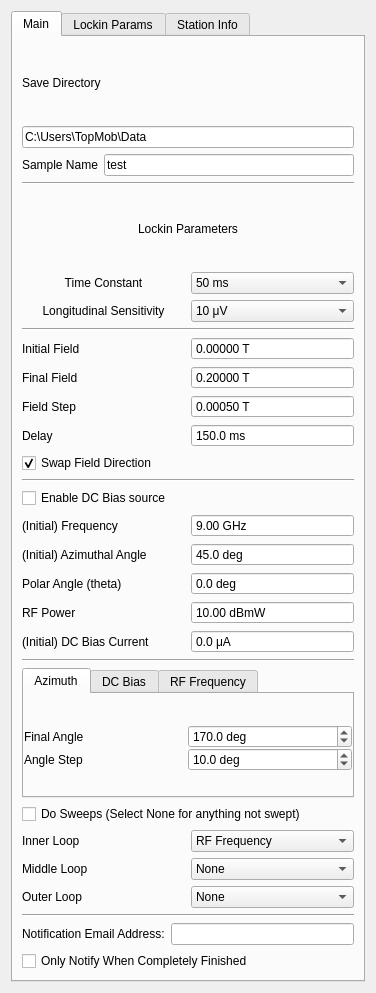
<?xml version="1.0" encoding="UTF-8"?>
<ui version="4.0">
 <class>Form</class>
 <widget class="QWidget" name="Form">
  <property name="geometry">
   <rect>
    <x>0</x>
    <y>0</y>
    <width>376</width>
    <height>993</height>
   </rect>
  </property>
  <property name="windowTitle">
   <string>Form</string>
  </property>
  <layout class="QVBoxLayout" name="verticalLayout">
   <item>
    <widget class="QTabWidget" name="tabWidget">
     <property name="currentIndex">
      <number>0</number>
     </property>
     <widget class="QWidget" name="tab">
      <attribute name="title">
       <string>Main</string>
      </attribute>
      <layout class="QVBoxLayout" name="verticalLayout_10">
       <item>
        <layout class="QGridLayout" name="save_params">
         <item row="2" column="0">
          <widget class="QLabel" name="label_12">
           <property name="enabled">
            <bool>true</bool>
           </property>
           <property name="text">
            <string>Sample Name</string>
           </property>
          </widget>
         </item>
         <item row="2" column="1">
          <widget class="QLineEdit" name="sample_name">
           <property name="text">
            <string>test</string>
           </property>
           <property name="placeholderText">
            <string>test</string>
           </property>
          </widget>
         </item>
         <item row="1" column="0" colspan="2">
          <widget class="QLineEdit" name="save_dir">
           <property name="text">
            <string>C:\Users\TopMob\Data</string>
           </property>
          </widget>
         </item>
         <item row="0" column="0" colspan="2">
          <widget class="QLabel" name="label_8">
           <property name="text">
            <string>Save Directory</string>
           </property>
          </widget>
         </item>
        </layout>
       </item>
       <item>
        <widget class="Line" name="line_3">
         <property name="orientation">
          <enum>Qt::Horizontal</enum>
         </property>
        </widget>
       </item>
       <item>
        <layout class="QGridLayout" name="lockin_params">
         <item row="3" column="0">
          <widget class="QLabel" name="label_2">
           <property name="text">
            <string>Longitudinal Sensitivity</string>
           </property>
           <property name="alignment">
            <set>Qt::AlignCenter</set>
           </property>
          </widget>
         </item>
         <item row="0" column="0" colspan="2">
          <widget class="QLabel" name="label_7">
           <property name="text">
            <string>Lockin Parameters</string>
           </property>
           <property name="alignment">
            <set>Qt::AlignCenter</set>
           </property>
          </widget>
         </item>
         <item row="3" column="1">
          <widget class="QComboBox" name="sensitivity">
           <property name="editable">
            <bool>false</bool>
           </property>
           <property name="currentIndex">
            <number>12</number>
           </property>
           <item>
            <property name="text">
             <string>0 V</string>
            </property>
           </item>
           <item>
            <property name="text">
             <string>2 nV</string>
            </property>
           </item>
           <item>
            <property name="text">
             <string>5 nV</string>
            </property>
           </item>
           <item>
            <property name="text">
             <string>10 nV</string>
            </property>
           </item>
           <item>
            <property name="text">
             <string>20 nV</string>
            </property>
           </item>
           <item>
            <property name="text">
             <string>50 nV</string>
            </property>
           </item>
           <item>
            <property name="text">
             <string>100 nV</string>
            </property>
           </item>
           <item>
            <property name="text">
             <string>200 nV</string>
            </property>
           </item>
           <item>
            <property name="text">
             <string>500 nV</string>
            </property>
           </item>
           <item>
            <property name="text">
             <string>1 μV</string>
            </property>
           </item>
           <item>
            <property name="text">
             <string>2 μV</string>
            </property>
           </item>
           <item>
            <property name="text">
             <string>5 μV</string>
            </property>
           </item>
           <item>
            <property name="text">
             <string>10 μV</string>
            </property>
           </item>
           <item>
            <property name="text">
             <string>20 μV</string>
            </property>
           </item>
           <item>
            <property name="text">
             <string>50 μV</string>
            </property>
           </item>
           <item>
            <property name="text">
             <string>100 μV</string>
            </property>
           </item>
           <item>
            <property name="text">
             <string>200 μV</string>
            </property>
           </item>
           <item>
            <property name="text">
             <string>500 μV</string>
            </property>
           </item>
           <item>
            <property name="text">
             <string>1 mV</string>
            </property>
           </item>
           <item>
            <property name="text">
             <string>2 mV</string>
            </property>
           </item>
           <item>
            <property name="text">
             <string>5 mV</string>
            </property>
           </item>
           <item>
            <property name="text">
             <string>10 mV</string>
            </property>
           </item>
           <item>
            <property name="text">
             <string>20 mV</string>
            </property>
           </item>
           <item>
            <property name="text">
             <string>50 mV</string>
            </property>
           </item>
           <item>
            <property name="text">
             <string>100 mV</string>
            </property>
           </item>
           <item>
            <property name="text">
             <string>200 mV</string>
            </property>
           </item>
           <item>
            <property name="text">
             <string>500 mV</string>
            </property>
           </item>
           <item>
            <property name="text">
             <string>1 V</string>
            </property>
           </item>
          </widget>
         </item>
         <item row="2" column="1">
          <widget class="QComboBox" name="time_constant">
           <property name="currentText" stdset="0">
            <string>50 ms</string>
           </property>
           <property name="currentIndex">
            <number>10</number>
           </property>
           <item>
            <property name="text">
             <string>10 μs</string>
            </property>
           </item>
           <item>
            <property name="text">
             <string>20 μs</string>
            </property>
           </item>
           <item>
            <property name="text">
             <string>40 μs</string>
            </property>
           </item>
           <item>
            <property name="text">
             <string>80 μs</string>
            </property>
           </item>
           <item>
            <property name="text">
             <string>160 μs</string>
            </property>
           </item>
           <item>
            <property name="text">
             <string>320 μs</string>
            </property>
           </item>
           <item>
            <property name="text">
             <string>640 μs</string>
            </property>
           </item>
           <item>
            <property name="text">
             <string>5 ms</string>
            </property>
           </item>
           <item>
            <property name="text">
             <string>10 ms</string>
            </property>
           </item>
           <item>
            <property name="text">
             <string>20 ms</string>
            </property>
           </item>
           <item>
            <property name="text">
             <string>50 ms</string>
            </property>
           </item>
           <item>
            <property name="text">
             <string>100 ms</string>
            </property>
           </item>
           <item>
            <property name="text">
             <string>200 ms</string>
            </property>
           </item>
           <item>
            <property name="text">
             <string>500 ms</string>
            </property>
           </item>
           <item>
            <property name="text">
             <string>1 s</string>
            </property>
           </item>
           <item>
            <property name="text">
             <string>2 s</string>
            </property>
           </item>
           <item>
            <property name="text">
             <string>5 s</string>
            </property>
           </item>
           <item>
            <property name="text">
             <string>10 s</string>
            </property>
           </item>
           <item>
            <property name="text">
             <string>20 s</string>
            </property>
           </item>
           <item>
            <property name="text">
             <string>50 s</string>
            </property>
           </item>
           <item>
            <property name="text">
             <string>100 s</string>
            </property>
           </item>
           <item>
            <property name="text">
             <string>200 s</string>
            </property>
           </item>
           <item>
            <property name="text">
             <string>500 s</string>
            </property>
           </item>
           <item>
            <property name="text">
             <string>1 ks</string>
            </property>
           </item>
           <item>
            <property name="text">
             <string>2 ks</string>
            </property>
           </item>
           <item>
            <property name="text">
             <string>5 ks</string>
            </property>
           </item>
           <item>
            <property name="text">
             <string>10 ks</string>
            </property>
           </item>
           <item>
            <property name="text">
             <string>20 ks</string>
            </property>
           </item>
           <item>
            <property name="text">
             <string>50 ks</string>
            </property>
           </item>
          </widget>
         </item>
         <item row="2" column="0">
          <widget class="QLabel" name="label_3">
           <property name="text">
            <string>Time Constant</string>
           </property>
           <property name="alignment">
            <set>Qt::AlignCenter</set>
           </property>
          </widget>
         </item>
        </layout>
       </item>
       <item>
        <widget class="Line" name="line_2">
         <property name="orientation">
          <enum>Qt::Horizontal</enum>
         </property>
        </widget>
       </item>
       <item>
        <layout class="QGridLayout" name="field_params">
         <item row="2" column="1">
          <widget class="QDoubleSpinBox" name="field_end">
           <property name="buttonSymbols">
            <enum>QAbstractSpinBox::NoButtons</enum>
           </property>
           <property name="suffix">
            <string> T</string>
           </property>
           <property name="decimals">
            <number>5</number>
           </property>
           <property name="minimum">
            <double>0.000000000000000</double>
           </property>
           <property name="maximum">
            <double>0.270000000000000</double>
           </property>
           <property name="singleStep">
            <double>0.000010000000000</double>
           </property>
           <property name="value">
            <double>0.200000000000000</double>
           </property>
          </widget>
         </item>
         <item row="2" column="0">
          <widget class="QLabel" name="label_5">
           <property name="text">
            <string>Final Field</string>
           </property>
          </widget>
         </item>
         <item row="1" column="1">
          <widget class="QDoubleSpinBox" name="field_start">
           <property name="buttonSymbols">
            <enum>QAbstractSpinBox::NoButtons</enum>
           </property>
           <property name="suffix">
            <string> T</string>
           </property>
           <property name="decimals">
            <number>5</number>
           </property>
           <property name="minimum">
            <double>0.000000000000000</double>
           </property>
           <property name="maximum">
            <double>0.270000000000000</double>
           </property>
           <property name="singleStep">
            <double>0.000010000000000</double>
           </property>
          </widget>
         </item>
         <item row="1" column="0">
          <widget class="QLabel" name="label_4">
           <property name="text">
            <string>Initial Field</string>
           </property>
          </widget>
         </item>
         <item row="3" column="1">
          <widget class="QDoubleSpinBox" name="field_step">
           <property name="buttonSymbols">
            <enum>QAbstractSpinBox::NoButtons</enum>
           </property>
           <property name="suffix">
            <string> T</string>
           </property>
           <property name="decimals">
            <number>5</number>
           </property>
           <property name="minimum">
            <double>0.000000000000000</double>
           </property>
           <property name="maximum">
            <double>0.300000000000000</double>
           </property>
           <property name="singleStep">
            <double>0.000010000000000</double>
           </property>
           <property name="value">
            <double>0.000500000000000</double>
           </property>
          </widget>
         </item>
         <item row="3" column="0">
          <widget class="QLabel" name="label_6">
           <property name="text">
            <string>Field Step</string>
           </property>
          </widget>
         </item>
         <item row="4" column="0">
          <widget class="QLabel" name="label_15">
           <property name="text">
            <string>Delay</string>
           </property>
          </widget>
         </item>
         <item row="4" column="1">
          <widget class="QDoubleSpinBox" name="delay">
           <property name="buttonSymbols">
            <enum>QAbstractSpinBox::NoButtons</enum>
           </property>
           <property name="suffix">
            <string> ms</string>
           </property>
           <property name="decimals">
            <number>1</number>
           </property>
           <property name="maximum">
            <double>5000.000000000000000</double>
           </property>
           <property name="value">
            <double>150.000000000000000</double>
           </property>
          </widget>
         </item>
        </layout>
       </item>
       <item>
        <widget class="QCheckBox" name="swap_field">
         <property name="text">
          <string>Swap Field Direction</string>
         </property>
         <property name="checked">
          <bool>true</bool>
         </property>
        </widget>
       </item>
       <item>
        <widget class="Line" name="line">
         <property name="orientation">
          <enum>Qt::Horizontal</enum>
         </property>
        </widget>
       </item>
       <item>
        <layout class="QGridLayout" name="initial_params">
         <item row="6" column="2">
          <widget class="QDoubleSpinBox" name="bias_start">
           <property name="buttonSymbols">
            <enum>QAbstractSpinBox::NoButtons</enum>
           </property>
           <property name="suffix">
            <string> μA</string>
           </property>
           <property name="decimals">
            <number>1</number>
           </property>
           <property name="minimum">
            <double>-101000.000000000000000</double>
           </property>
           <property name="maximum">
            <double>101000.000000000000000</double>
           </property>
           <property name="singleStep">
            <double>0.100000000000000</double>
           </property>
           <property name="value">
            <double>0.000000000000000</double>
           </property>
          </widget>
         </item>
         <item row="2" column="2">
          <widget class="QDoubleSpinBox" name="freq_start">
           <property name="buttonSymbols">
            <enum>QAbstractSpinBox::NoButtons</enum>
           </property>
           <property name="suffix">
            <string> GHz</string>
           </property>
           <property name="maximum">
            <double>20.000000000000000</double>
           </property>
           <property name="value">
            <double>9.000000000000000</double>
           </property>
          </widget>
         </item>
         <item row="3" column="2">
          <widget class="QDoubleSpinBox" name="azimuth_start">
           <property name="buttonSymbols">
            <enum>QAbstractSpinBox::NoButtons</enum>
           </property>
           <property name="suffix">
            <string> deg</string>
           </property>
           <property name="decimals">
            <number>1</number>
           </property>
           <property name="minimum">
            <double>-360.000000000000000</double>
           </property>
           <property name="maximum">
            <double>360.000000000000000</double>
           </property>
           <property name="singleStep">
            <double>0.500000000000000</double>
           </property>
           <property name="value">
            <double>45.000000000000000</double>
           </property>
          </widget>
         </item>
         <item row="2" column="1">
          <widget class="QLabel" name="label_29">
           <property name="text">
            <string>(Initial) Frequency</string>
           </property>
          </widget>
         </item>
         <item row="4" column="2">
          <widget class="QDoubleSpinBox" name="polar_angle">
           <property name="buttonSymbols">
            <enum>QAbstractSpinBox::NoButtons</enum>
           </property>
           <property name="suffix">
            <string> deg</string>
           </property>
           <property name="decimals">
            <number>1</number>
           </property>
           <property name="minimum">
            <double>-90.000000000000000</double>
           </property>
           <property name="maximum">
            <double>90.000000000000000</double>
           </property>
           <property name="singleStep">
            <double>0.010000000000000</double>
           </property>
          </widget>
         </item>
         <item row="5" column="1">
          <widget class="QLabel" name="label_13">
           <property name="text">
            <string>RF Power</string>
           </property>
          </widget>
         </item>
         <item row="4" column="1">
          <widget class="QLabel" name="label_17">
           <property name="text">
            <string>Polar Angle (theta)</string>
           </property>
          </widget>
         </item>
         <item row="3" column="1">
          <widget class="QLabel" name="label_14">
           <property name="text">
            <string>(Initial) Azimuthal Angle</string>
           </property>
          </widget>
         </item>
         <item row="5" column="2">
          <widget class="QDoubleSpinBox" name="rf_power">
           <property name="buttonSymbols">
            <enum>QAbstractSpinBox::NoButtons</enum>
           </property>
           <property name="suffix">
            <string> dBmW</string>
           </property>
           <property name="maximum">
            <double>50.000000000000000</double>
           </property>
           <property name="value">
            <double>10.000000000000000</double>
           </property>
          </widget>
         </item>
         <item row="6" column="1">
          <widget class="QLabel" name="label_20">
           <property name="text">
            <string>(Initial) DC Bias Current</string>
           </property>
          </widget>
         </item>
         <item row="1" column="1">
          <widget class="QCheckBox" name="use_bias">
           <property name="text">
            <string>Enable DC Bias source</string>
           </property>
          </widget>
         </item>
        </layout>
       </item>
       <item>
        <widget class="Line" name="line_4">
         <property name="orientation">
          <enum>Qt::Horizontal</enum>
         </property>
        </widget>
       </item>
       <item>
        <widget class="QTabWidget" name="sweep_type_tab">
         <property name="enabled">
          <bool>true</bool>
         </property>
         <property name="sizePolicy">
          <sizepolicy hsizetype="Expanding" vsizetype="Preferred">
           <horstretch>0</horstretch>
           <verstretch>0</verstretch>
          </sizepolicy>
         </property>
         <property name="maximumSize">
          <size>
           <width>500</width>
           <height>16777215</height>
          </size>
         </property>
         <property name="tabPosition">
          <enum>QTabWidget::North</enum>
         </property>
         <property name="currentIndex">
          <number>0</number>
         </property>
         <widget class="QWidget" name="angle_tab">
          <attribute name="title">
           <string>Azimuth</string>
          </attribute>
          <layout class="QVBoxLayout" name="verticalLayout_5">
           <property name="spacing">
            <number>0</number>
           </property>
           <property name="leftMargin">
            <number>0</number>
           </property>
           <property name="topMargin">
            <number>6</number>
           </property>
           <property name="rightMargin">
            <number>0</number>
           </property>
           <property name="bottomMargin">
            <number>0</number>
           </property>
           <item>
            <layout class="QGridLayout" name="angle_params">
             <item row="0" column="0">
              <widget class="QLabel" name="label_19">
               <property name="text">
                <string>Final Angle</string>
               </property>
              </widget>
             </item>
             <item row="0" column="1">
              <widget class="QDoubleSpinBox" name="azimuth_end">
               <property name="suffix">
                <string> deg</string>
               </property>
               <property name="decimals">
                <number>1</number>
               </property>
               <property name="maximum">
                <double>360.000000000000000</double>
               </property>
               <property name="singleStep">
                <double>0.500000000000000</double>
               </property>
               <property name="value">
                <double>170.000000000000000</double>
               </property>
              </widget>
             </item>
             <item row="1" column="1">
              <widget class="QDoubleSpinBox" name="azimuth_step">
               <property name="suffix">
                <string> deg</string>
               </property>
               <property name="decimals">
                <number>1</number>
               </property>
               <property name="maximum">
                <double>360.000000000000000</double>
               </property>
               <property name="singleStep">
                <double>0.500000000000000</double>
               </property>
               <property name="value">
                <double>10.000000000000000</double>
               </property>
              </widget>
             </item>
             <item row="1" column="0">
              <widget class="QLabel" name="label_9">
               <property name="text">
                <string>Angle Step</string>
               </property>
              </widget>
             </item>
            </layout>
           </item>
          </layout>
         </widget>
         <widget class="QWidget" name="bias_tab">
          <attribute name="title">
           <string>DC Bias</string>
          </attribute>
          <layout class="QVBoxLayout" name="verticalLayout_2">
           <property name="spacing">
            <number>0</number>
           </property>
           <property name="leftMargin">
            <number>0</number>
           </property>
           <property name="topMargin">
            <number>6</number>
           </property>
           <property name="rightMargin">
            <number>0</number>
           </property>
           <property name="bottomMargin">
            <number>0</number>
           </property>
           <item>
            <layout class="QGridLayout" name="gridLayout">
             <item row="0" column="0">
              <widget class="QLabel" name="label_16">
               <property name="text">
                <string>Final Bias Current</string>
               </property>
              </widget>
             </item>
             <item row="0" column="1">
              <widget class="QDoubleSpinBox" name="bias_end">
               <property name="suffix">
                <string> μA</string>
               </property>
               <property name="decimals">
                <number>1</number>
               </property>
               <property name="minimum">
                <double>-101001.000000000000000</double>
               </property>
               <property name="maximum">
                <double>101000.000000000000000</double>
               </property>
               <property name="singleStep">
                <double>0.100000000000000</double>
               </property>
               <property name="value">
                <double>1000.000000000000000</double>
               </property>
              </widget>
             </item>
             <item row="1" column="0">
              <widget class="QLabel" name="label_18">
               <property name="text">
                <string>Bias Current Step</string>
               </property>
              </widget>
             </item>
             <item row="1" column="1">
              <widget class="QDoubleSpinBox" name="bias_step">
               <property name="suffix">
                <string> μA</string>
               </property>
               <property name="decimals">
                <number>1</number>
               </property>
               <property name="minimum">
                <double>0.000000000000000</double>
               </property>
               <property name="maximum">
                <double>101000.000000000000000</double>
               </property>
               <property name="singleStep">
                <double>0.100000000000000</double>
               </property>
               <property name="value">
                <double>500.000000000000000</double>
               </property>
              </widget>
             </item>
            </layout>
           </item>
          </layout>
         </widget>
         <widget class="QWidget" name="freq_tab">
          <attribute name="title">
           <string>RF Frequency</string>
          </attribute>
          <layout class="QVBoxLayout" name="verticalLayout_8">
           <property name="spacing">
            <number>0</number>
           </property>
           <property name="leftMargin">
            <number>0</number>
           </property>
           <property name="topMargin">
            <number>6</number>
           </property>
           <property name="rightMargin">
            <number>0</number>
           </property>
           <property name="bottomMargin">
            <number>0</number>
           </property>
           <item>
            <layout class="QGridLayout" name="freq_params">
             <item row="0" column="0">
              <widget class="QLabel" name="label_10">
               <property name="text">
                <string>Final Frequency</string>
               </property>
              </widget>
             </item>
             <item row="0" column="1">
              <widget class="QDoubleSpinBox" name="freq_end">
               <property name="suffix">
                <string> GHz</string>
               </property>
               <property name="maximum">
                <double>20.000000000000000</double>
               </property>
               <property name="singleStep">
                <double>0.500000000000000</double>
               </property>
               <property name="value">
                <double>10.000000000000000</double>
               </property>
              </widget>
             </item>
             <item row="1" column="0">
              <widget class="QLabel" name="label_11">
               <property name="text">
                <string>Frequency Step</string>
               </property>
              </widget>
             </item>
             <item row="1" column="1">
              <widget class="QDoubleSpinBox" name="freq_step">
               <property name="suffix">
                <string> GHz</string>
               </property>
               <property name="maximum">
                <double>20.000000000000000</double>
               </property>
               <property name="singleStep">
                <double>0.500000000000000</double>
               </property>
               <property name="value">
                <double>1.000000000000000</double>
               </property>
              </widget>
             </item>
            </layout>
           </item>
          </layout>
         </widget>
        </widget>
       </item>
       <item>
        <widget class="QCheckBox" name="do_sweeps">
         <property name="text">
          <string>Do Sweeps (Select None for anything not swept)</string>
         </property>
        </widget>
       </item>
       <item>
        <layout class="QGridLayout" name="gridLayout_2">
         <item row="1" column="0">
          <widget class="QLabel" name="label_22">
           <property name="text">
            <string>Middle Loop</string>
           </property>
          </widget>
         </item>
         <item row="2" column="0">
          <widget class="QLabel" name="label_23">
           <property name="text">
            <string>Outer Loop</string>
           </property>
          </widget>
         </item>
         <item row="0" column="0">
          <widget class="QLabel" name="label_21">
           <property name="text">
            <string>Inner Loop</string>
           </property>
          </widget>
         </item>
         <item row="0" column="1">
          <widget class="QComboBox" name="sweep_param_1">
           <property name="currentIndex">
            <number>2</number>
           </property>
           <item>
            <property name="text">
             <string>Field Azimuth</string>
            </property>
           </item>
           <item>
            <property name="text">
             <string>DC Bias</string>
            </property>
           </item>
           <item>
            <property name="text">
             <string>RF Frequency</string>
            </property>
           </item>
           <item>
            <property name="text">
             <string>None</string>
            </property>
           </item>
          </widget>
         </item>
         <item row="1" column="1">
          <widget class="QComboBox" name="sweep_param_2">
           <property name="currentIndex">
            <number>3</number>
           </property>
           <item>
            <property name="text">
             <string>Field Azimuth</string>
            </property>
           </item>
           <item>
            <property name="text">
             <string>DC Bias</string>
            </property>
           </item>
           <item>
            <property name="text">
             <string>RF Frequency</string>
            </property>
           </item>
           <item>
            <property name="text">
             <string>None</string>
            </property>
           </item>
          </widget>
         </item>
         <item row="2" column="1">
          <widget class="QComboBox" name="sweep_param_3">
           <property name="currentIndex">
            <number>3</number>
           </property>
           <item>
            <property name="text">
             <string>Field Azimuth</string>
            </property>
           </item>
           <item>
            <property name="text">
             <string>DC Bias</string>
            </property>
           </item>
           <item>
            <property name="text">
             <string>RF Frequency</string>
            </property>
           </item>
           <item>
            <property name="text">
             <string>None</string>
            </property>
           </item>
          </widget>
         </item>
        </layout>
       </item>
       <item>
        <widget class="Line" name="line_5">
         <property name="orientation">
          <enum>Qt::Horizontal</enum>
         </property>
        </widget>
       </item>
       <item>
        <layout class="QHBoxLayout" name="horizontalLayout">
         <item>
          <widget class="QLabel" name="label_24">
           <property name="text">
            <string>Notification Email Address:</string>
           </property>
          </widget>
         </item>
         <item>
          <widget class="QLineEdit" name="notify_email"/>
         </item>
        </layout>
       </item>
       <item>
        <widget class="QCheckBox" name="notify_at_end">
         <property name="text">
          <string>Only Notify When Completely Finished</string>
         </property>
        </widget>
       </item>
      </layout>
     </widget>
     <widget class="QWidget" name="tab_2">
      <attribute name="title">
       <string>Lockin Params</string>
      </attribute>
      <layout class="QVBoxLayout" name="verticalLayout_7">
       <item>
        <layout class="QGridLayout" name="gridLayout_3">
         <item row="2" column="1">
          <widget class="QDoubleSpinBox" name="lockin_ac_gain">
           <property name="buttonSymbols">
            <enum>QAbstractSpinBox::NoButtons</enum>
           </property>
           <property name="suffix">
            <string> dB</string>
           </property>
           <property name="maximum">
            <double>50.000000000000000</double>
           </property>
           <property name="value">
            <double>20.000000000000000</double>
           </property>
          </widget>
         </item>
         <item row="0" column="0">
          <widget class="QLabel" name="label">
           <property name="text">
            <string>AM Frequency</string>
           </property>
          </widget>
         </item>
         <item row="3" column="0">
          <widget class="QLabel" name="label_52">
           <property name="text">
            <string>Sense Mode</string>
           </property>
          </widget>
         </item>
         <item row="2" column="0">
          <widget class="QLabel" name="label_13">
           <property name="text">
            <string>AC Gain</string>
           </property>
          </widget>
         </item>
         <item row="1" column="1">
          <widget class="QDoubleSpinBox" name="phase">
           <property name="buttonSymbols">
            <enum>QAbstractSpinBox::NoButtons</enum>
           </property>
           <property name="suffix">
            <string> deg</string>
           </property>
           <property name="minimum">
            <double>-360.000000000000000</double>
           </property>
           <property name="maximum">
            <double>360.000000000000000</double>
           </property>
          </widget>
         </item>
         <item row="0" column="1">
          <widget class="QDoubleSpinBox" name="AM_freq">
           <property name="buttonSymbols">
            <enum>QAbstractSpinBox::NoButtons</enum>
           </property>
           <property name="suffix">
            <string> Hz</string>
           </property>
           <property name="maximum">
            <double>99999.000000000000000</double>
           </property>
           <property name="value">
            <double>1713.000000000000000</double>
           </property>
          </widget>
         </item>
         <item row="3" column="1">
          <widget class="QComboBox" name="lockin_sense_mode">
           <item>
            <property name="text">
             <string>A</string>
            </property>
           </item>
           <item>
            <property name="text">
             <string>-B</string>
            </property>
           </item>
           <item>
            <property name="text">
             <string>A-B</string>
            </property>
           </item>
          </widget>
         </item>
         <item row="1" column="0">
          <widget class="QLabel" name="label_51">
           <property name="text">
            <string>Phase Offset</string>
           </property>
          </widget>
         </item>
        </layout>
       </item>
       <item>
        <spacer name="verticalSpacer">
         <property name="orientation">
          <enum>Qt::Vertical</enum>
         </property>
         <property name="sizeHint" stdset="0">
          <size>
           <width>20</width>
           <height>764</height>
          </size>
         </property>
        </spacer>
       </item>
      </layout>
     </widget>
     <widget class="QWidget" name="tab_3">
      <attribute name="title">
       <string>Station Info</string>
      </attribute>
      <layout class="QVBoxLayout" name="verticalLayout_4">
       <item>
        <layout class="QGridLayout" name="station_params">
         <item row="0" column="0">
          <widget class="QLabel" name="label_12">
           <property name="enabled">
            <bool>true</bool>
           </property>
           <property name="text">
            <string>Probe Station</string>
           </property>
          </widget>
         </item>
         <item row="0" column="1">
          <widget class="QLabel" name="station_name">
           <property name="enabled">
            <bool>true</bool>
           </property>
          </widget>
         </item>
         <item row="2" column="0" colspan="2">
          <widget class="QLineEdit" name="calib_file"/>
         </item>
         <item row="1" column="0">
          <widget class="QLabel" name="label_12">
           <property name="enabled">
            <bool>true</bool>
           </property>
           <property name="text">
            <string>Calibration File</string>
           </property>
          </widget>
         </item>
        </layout>
       </item>
       <item>
        <spacer name="verticalSpacer_2">
         <property name="orientation">
          <enum>Qt::Vertical</enum>
         </property>
         <property name="sizeHint" stdset="0">
          <size>
           <width>20</width>
           <height>842</height>
          </size>
         </property>
        </spacer>
       </item>
      </layout>
     </widget>
    </widget>
   </item>
  </layout>
 </widget>
 <resources/>
 <connections/>
</ui>
